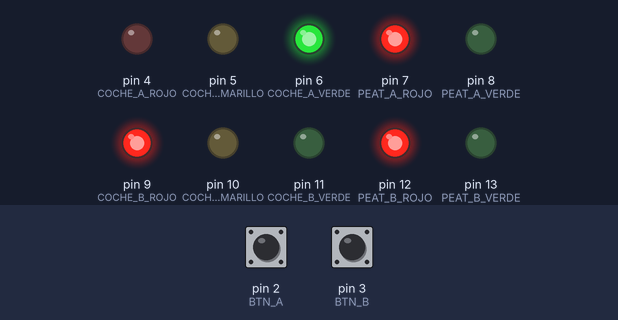
Recording of a sketch running on a simulated Arduino Uno, built with avr-gcc and run on an emulated ATmega328P. On the bench: output pins drawn as LEDs (lit = HIGH). The test bench sets the inputs (shaded band); at power-on: pin 2 (BTN_A) HIGH, pin 3 (BTN_B) HIGH.

Above: at 1.2 s.
1.3 s: pin 2 (BTN_A) pulled LOW for 0.15 s
At 8.9 s:
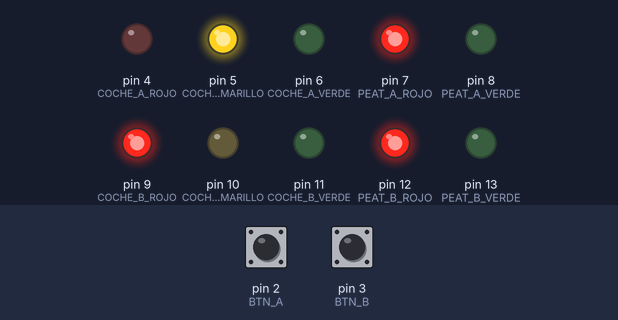
At 12.3 s:
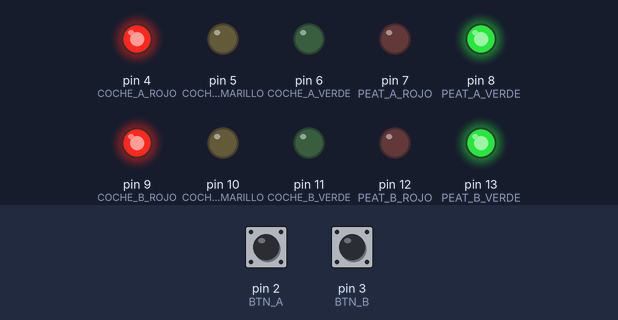
16.9 s: pin 2 (BTN_A) pulled LOW for 1 s
At 18.9 s:
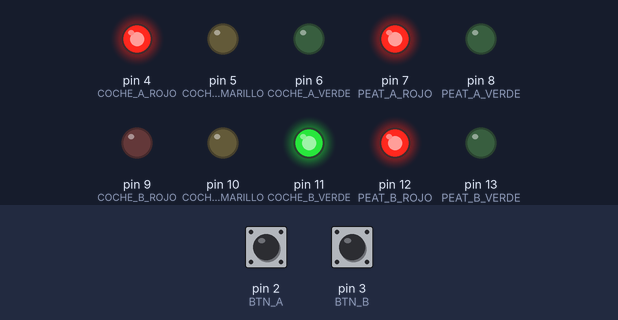
Timing chart, 0 to 33.5 s (numbered marks = the images above; inputs shaded):
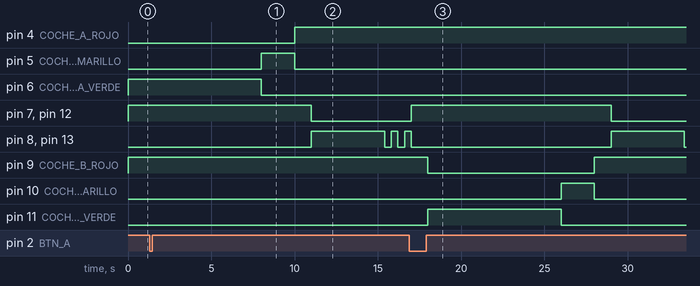

Measured:
- after the input at 1.3 s, pin 7 (PEAT_A_ROJO): HIGH → LOW after 9.7 s; pin 8 (PEAT_A_VERDE): goes HIGH 4.4 s, LOW 0.40 s, HIGH 0.40 s, LOW 0.40 s, then HIGH, starting after 9.7 s
- after the input at 16.9 s, pin 4 (COCHE_A_ROJO): stays HIGH (without the input it goes to LOW after 12.1 s); pin 6 (COCHE_A_VERDE): stays LOW (without the input it goes to HIGH after 12.1 s)

The sketch:

semaforo-cruce.ino
```cpp
/*
 * MitsuMira — Semáforo de cruce v1
 *
 * Lógica:
 *   - Ciclo normal: Coche A verde → amarillo → todo rojo → Coche B verde → amarillo → todo rojo → repetir
 *   - Los peatones están siempre en ROJO durante el ciclo de coches
 *   - Cualquier pulsador activa una interrupción hardware → activa un flag
 *   - El flag se comprueba en la siguiente transición todo-rojo
 *   - Si el flag está activo: se extiende el todo-rojo con cruce peatonal
 *   - Durante el cruce: ambos peatones en VERDE simultáneamente
 *   - Parpadeo de aviso antes de cerrar el cruce
 *   - Segunda pulsación durante el cruce: ignorada hasta el siguiente ciclo
 *
 * Pines:
 *   BTN_A           : 2  (INT0 — interrupción hardware)
 *   BTN_B           : 3  (INT1 — interrupción hardware)
 *   Coche A         : Rojo=4, Amarillo=5, Verde=6
 *   Peatón A        : Rojo=7, Verde=8
 *   Coche B         : Rojo=9, Amarillo=10, Verde=11
 *   Peatón B        : Rojo=12, Verde=13
 */

// --- Pines ---
const int BTN_A            = 2;   // INT0
const int BTN_B            = 3;   // INT1
const int COCHE_A_ROJO     = 4;
const int COCHE_A_AMARILLO = 5;
const int COCHE_A_VERDE    = 6;
const int PEAT_A_ROJO      = 7;
const int PEAT_A_VERDE     = 8;
const int COCHE_B_ROJO     = 9;
const int COCHE_B_AMARILLO = 10;
const int COCHE_B_VERDE    = 11;
const int PEAT_B_ROJO      = 12;
const int PEAT_B_VERDE     = 13;

// --- Tiempos en milisegundos ---
const unsigned long T_COCHE_VERDE    = 8000;  // tiempo en verde para los coches
const unsigned long T_COCHE_AMARILLO = 2000;  // tiempo en amarillo
const unsigned long T_TODO_ROJO      = 1000;  // transición todo rojo entre fases
const unsigned long T_PEAT_VERDE     = 6000;  // tiempo total del verde peatonal (incluye parpadeo)
const unsigned long T_PEAT_PARPADEO  = 2000;  // últimos 2s del verde — parpadeo de aviso
const unsigned long T_INTERVALO_BLINK = 400;  // intervalo del parpadeo

// --- Estados posibles del semáforo ---
enum Estado {
  COCHE_A_VERDE_E,      // Coche A en verde, Coche B en rojo
  COCHE_A_AMARILLO_E,   // Coche A en amarillo
  TODO_ROJO_1,          // Todo rojo entre A→B: aquí se comprueba el pulsador
  COCHE_B_VERDE_E,      // Coche B en verde, Coche A en rojo
  COCHE_B_AMARILLO_E,   // Coche B en amarillo
  TODO_ROJO_2,          // Todo rojo entre B→A: aquí se comprueba el pulsador
  PEAT_VERDE_E,         // Cruce peatonal: ambos peatones en verde
  PEAT_PARPADEO_E,      // Cruce peatonal: parpadeo de aviso
  PEAT_TODO_ROJO        // Todo rojo tras el cruce — vuelta al ciclo de coches
};

// Declaración adelantada — necesaria para avr-gcc / Tinkercad
void cambiarEstado(Estado e);

Estado estadoActual;
Estado estadoRetorno;       // estado al que se vuelve tras el cruce peatonal
unsigned long inicioEstado;
unsigned long ultimoParpadeo;
bool luzParpadeo = true;

// volatile: variable escrita por la ISR, leída en el loop principal
volatile bool peatonPulsado = false;

// --- ISR compartida para los dos pulsadores ---
// Se llama automáticamente cuando cualquier pulsador se pulsa
void alPulsar() {
  peatonPulsado = true;
}

// -----------------------------------------------
// Apaga todos los LEDs
// -----------------------------------------------
void apagarTodo() {
  int pines[] = {
    COCHE_A_ROJO, COCHE_A_AMARILLO, COCHE_A_VERDE,
    COCHE_B_ROJO, COCHE_B_AMARILLO, COCHE_B_VERDE,
    PEAT_A_ROJO, PEAT_A_VERDE,
    PEAT_B_ROJO, PEAT_B_VERDE
  };
  for (int p : pines) digitalWrite(p, LOW);
}

// -----------------------------------------------
// Cambia al nuevo estado y activa los LEDs correspondientes
// -----------------------------------------------
void cambiarEstado(Estado e) {
  estadoActual    = e;
  inicioEstado    = millis();
  ultimoParpadeo  = millis();
  luzParpadeo     = true;

  apagarTodo();

  switch (e) {

    case COCHE_A_VERDE_E:
      // Coche A circula — peatones en rojo
      digitalWrite(COCHE_A_VERDE, HIGH);
      digitalWrite(COCHE_B_ROJO,  HIGH);
      digitalWrite(PEAT_A_ROJO,   HIGH);
      digitalWrite(PEAT_B_ROJO,   HIGH);
      break;

    case COCHE_A_AMARILLO_E:
      digitalWrite(COCHE_A_AMARILLO, HIGH);
      digitalWrite(COCHE_B_ROJO,     HIGH);
      digitalWrite(PEAT_A_ROJO,      HIGH);
      digitalWrite(PEAT_B_ROJO,      HIGH);
      break;

    case TODO_ROJO_1:
    case TODO_ROJO_2:
    case PEAT_TODO_ROJO:
      // Todo rojo: coches parados, peatones en rojo
      digitalWrite(COCHE_A_ROJO, HIGH);
      digitalWrite(COCHE_B_ROJO, HIGH);
      digitalWrite(PEAT_A_ROJO,  HIGH);
      digitalWrite(PEAT_B_ROJO,  HIGH);
      break;

    case COCHE_B_VERDE_E:
      // Coche B circula — peatones en rojo
      digitalWrite(COCHE_A_ROJO,  HIGH);
      digitalWrite(COCHE_B_VERDE, HIGH);
      digitalWrite(PEAT_A_ROJO,   HIGH);
      digitalWrite(PEAT_B_ROJO,   HIGH);
      break;

    case COCHE_B_AMARILLO_E:
      digitalWrite(COCHE_A_ROJO,     HIGH);
      digitalWrite(COCHE_B_AMARILLO, HIGH);
      digitalWrite(PEAT_A_ROJO,      HIGH);
      digitalWrite(PEAT_B_ROJO,      HIGH);
      break;

    case PEAT_VERDE_E:
      // Cruce peatonal: coches parados, ambos peatones en verde
      digitalWrite(COCHE_A_ROJO,  HIGH);
      digitalWrite(COCHE_B_ROJO,  HIGH);
      digitalWrite(PEAT_A_VERDE,  HIGH);
      digitalWrite(PEAT_B_VERDE,  HIGH);
      break;

    case PEAT_PARPADEO_E:
      // El parpadeo lo gestiona gestionarParpadeo()
      // Ponemos verde como estado inicial antes de que empiece a parpadear
      digitalWrite(COCHE_A_ROJO,  HIGH);
      digitalWrite(COCHE_B_ROJO,  HIGH);
      digitalWrite(PEAT_A_VERDE,  HIGH);
      digitalWrite(PEAT_B_VERDE,  HIGH);
      break;
  }
}

// -----------------------------------------------
// Hace parpadear los dos LEDs verdes de peatón
// -----------------------------------------------
void gestionarParpadeo() {
  if (millis() - ultimoParpadeo >= T_INTERVALO_BLINK) {
    luzParpadeo = !luzParpadeo;
    digitalWrite(PEAT_A_VERDE, luzParpadeo ? HIGH : LOW);
    digitalWrite(PEAT_B_VERDE, luzParpadeo ? HIGH : LOW);
    ultimoParpadeo = millis();
  }
}

// -----------------------------------------------
// Máquina de estados — se ejecuta en cada iteración del loop
// -----------------------------------------------
void actualizar() {
  unsigned long tiempoTranscurrido = millis() - inicioEstado;

  switch (estadoActual) {

    case COCHE_A_VERDE_E:
      if (tiempoTranscurrido >= T_COCHE_VERDE) cambiarEstado(COCHE_A_AMARILLO_E);
      break;

    case COCHE_A_AMARILLO_E:
      if (tiempoTranscurrido >= T_COCHE_AMARILLO) cambiarEstado(TODO_ROJO_1);
      break;

    case TODO_ROJO_1:
      if (tiempoTranscurrido >= T_TODO_ROJO) {
        if (peatonPulsado) {
          // Hay una petición de cruce — activamos el cruce peatonal
          peatonPulsado = false;
          estadoRetorno = COCHE_B_VERDE_E; // después del cruce, sigue el Coche B
          cambiarEstado(PEAT_VERDE_E);
        } else {
          cambiarEstado(COCHE_B_VERDE_E);
        }
      }
      break;

    case COCHE_B_VERDE_E:
      if (tiempoTranscurrido >= T_COCHE_VERDE) cambiarEstado(COCHE_B_AMARILLO_E);
      break;

    case COCHE_B_AMARILLO_E:
      if (tiempoTranscurrido >= T_COCHE_AMARILLO) cambiarEstado(TODO_ROJO_2);
      break;

    case TODO_ROJO_2:
      if (tiempoTranscurrido >= T_TODO_ROJO) {
        if (peatonPulsado) {
          peatonPulsado = false;
          estadoRetorno = COCHE_A_VERDE_E; // después del cruce, sigue el Coche A
          cambiarEstado(PEAT_VERDE_E);
        } else {
          cambiarEstado(COCHE_A_VERDE_E);
        }
      }
      break;

    case PEAT_VERDE_E:
      // Cuando faltan T_PEAT_PARPADEO ms para terminar, pasamos al parpadeo
      if (tiempoTranscurrido >= T_PEAT_VERDE - T_PEAT_PARPADEO) {
        cambiarEstado(PEAT_PARPADEO_E);
      }
      break;

    case PEAT_PARPADEO_E:
      gestionarParpadeo();
      if (tiempoTranscurrido >= T_PEAT_PARPADEO) cambiarEstado(PEAT_TODO_ROJO);
      break;

    case PEAT_TODO_ROJO:
      if (tiempoTranscurrido >= T_TODO_ROJO) cambiarEstado(estadoRetorno);
      break;
  }
}

// -----------------------------------------------
void setup() {
  // Configurar pines de salida
  int salidas[] = {
    COCHE_A_ROJO, COCHE_A_AMARILLO, COCHE_A_VERDE,
    COCHE_B_ROJO, COCHE_B_AMARILLO, COCHE_B_VERDE,
    PEAT_A_ROJO, PEAT_A_VERDE,
    PEAT_B_ROJO, PEAT_B_VERDE
  };
  for (int p : salidas) pinMode(p, OUTPUT);

  // Pulsadores con resistencia pull-up interna (no necesitan resistencia externa)
  pinMode(BTN_A, INPUT_PULLUP);
  pinMode(BTN_B, INPUT_PULLUP);

  // Interrupciones hardware
  // FALLING = flanco de bajada (el pulsador lleva el pin de HIGH a LOW al pulsar)
  attachInterrupt(digitalPinToInterrupt(BTN_A), alPulsar, FALLING);
  attachInterrupt(digitalPinToInterrupt(BTN_B), alPulsar, FALLING);

  // Estado inicial
  cambiarEstado(COCHE_A_VERDE_E);
}

// -----------------------------------------------
void loop() {
  actualizar();
}
```
